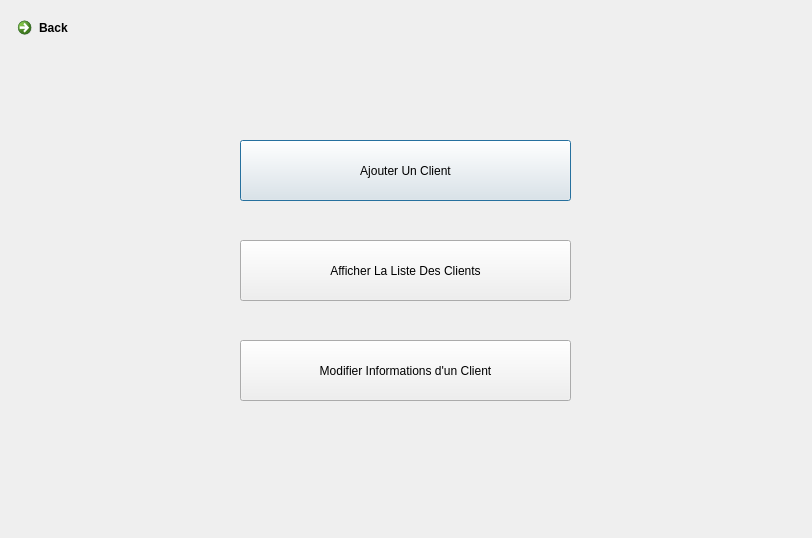
<?xml version="1.0" encoding="UTF-8"?>
<ui version="4.0">
 <class>Gestion_client</class>
 <widget class="QDialog" name="Gestion_client">
  <property name="geometry">
   <rect>
    <x>0</x>
    <y>0</y>
    <width>812</width>
    <height>538</height>
   </rect>
  </property>
  <property name="windowTitle">
   <string>Dialog</string>
  </property>
  <widget class="QPushButton" name="pushButton">
   <property name="geometry">
    <rect>
     <x>240</x>
     <y>140</y>
     <width>331</width>
     <height>61</height>
    </rect>
   </property>
   <property name="text">
    <string>Ajouter Un Client</string>
   </property>
  </widget>
  <widget class="QPushButton" name="pushButton_2">
   <property name="geometry">
    <rect>
     <x>240</x>
     <y>240</y>
     <width>331</width>
     <height>61</height>
    </rect>
   </property>
   <property name="text">
    <string>Afficher La Liste Des Clients</string>
   </property>
  </widget>
  <widget class="QPushButton" name="pushButton_3">
   <property name="geometry">
    <rect>
     <x>240</x>
     <y>340</y>
     <width>331</width>
     <height>61</height>
    </rect>
   </property>
   <property name="font">
    <font>
     <family>MS Shell Dlg 2</family>
    </font>
   </property>
   <property name="acceptDrops">
    <bool>false</bool>
   </property>
   <property name="text">
    <string>Modifier Informations d'un Client</string>
   </property>
   <property name="default">
    <bool>false</bool>
   </property>
   <property name="flat">
    <bool>false</bool>
   </property>
  </widget>
  <widget class="QCommandLinkButton" name="commandLinkButton">
   <property name="geometry">
    <rect>
     <x>10</x>
     <y>10</y>
     <width>187</width>
     <height>41</height>
    </rect>
   </property>
   <property name="text">
    <string>Back</string>
   </property>
   <property name="icon">
    <iconset resource="resources/ressources.qrc">
     <normaloff>:/Back.png</normaloff>:/Back.png</iconset>
   </property>
  </widget>
 </widget>
 <resources>
  <include location="resources/ressources.qrc"/>
  <include location="resources/ressources.qrc"/>
  <include location="resources/ressources.qrc"/>
  <include location="resources/ressources.qrc"/>
 </resources>
 <connections/>
</ui>
